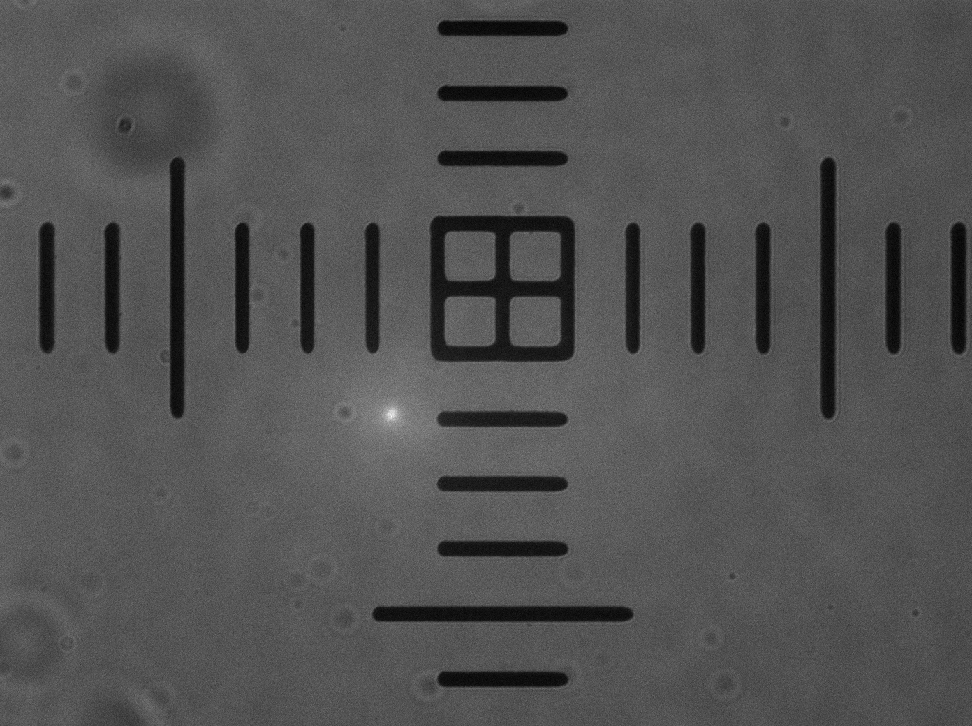
%> input picture Project 4/images/60x_02.tif, 972 x 726 px, shrunk from 1392 x 1040 before the run
$ octave --eval "result = performGVF(imread('../images/60x_02.tif'));"   (GNU Octave 9; MATLAB toolbox functions it lacks are replaced by stand-ins)
%> lines starting %> are read from the running program, lines starting %| are printed output that depends on the picture; in (x1, y1, x2, y2) boxes, pixels count from 0 and x2, y2 are one past the last pixel; in counts of white or black regions, pixels touching at a corner belong together; the program's own positions count from 1
### Project 4/src/gvf/GVF.m
function [u,v] = GVF(f, mu, ITER)
%GVF Compute gradient vector flow.
%   [u,v] = GVF(f, mu, ITER) computes the
%   GVF of an edge map f.  mu is the GVF regularization coefficient
%   and ITER is the number of iterations that will be computed.

%   Chenyang Xu and Jerry L. Prince 6/17/97
%   Copyright (c) 1996-99 by Chenyang Xu and Jerry L. Prince
%   Image Analysis and Communications Lab, Johns Hopkins University

%   modified on 9/9/99 by Chenyang Xu
%   MATLAB do not deal their boundary condition for gradient and del2
%   consistently between MATLAB 4.2 and MATLAB 5. Hence I modify
%   the function to take care of this issue by the code itself.
%   Also, in the previous version, the input "f" is assumed to have been
%   normalized to the range [0,1] before the function is called.
%   In this version, "f" is normalized inside the function to avoid
%   potential error of inputing an unnormalized "f".

[m,n] = size(f);
fmin  = min(f(:));
fmax  = max(f(:));
f = (f-fmin)/(fmax-fmin);  % Normalize f to the range [0,1]

f = BoundMirrorExpand(f);  % Take care of boundary condition
[fx,fy] = gradient(f);     % Calculate the gradient of the edge map
u = fx; v = fy;            % Initialize GVF to the gradient
SqrMagf = fx.*fx + fy.*fy; % Squared magnitude of the gradient field

% Iteratively solve for the GVF u,v
for i=1:ITER,
  u = BoundMirrorEnsure(u);
  v = BoundMirrorEnsure(v);
  u = u + mu*4*del2(u) - SqrMagf.*(u-fx);
  v = v + mu*4*del2(v) - SqrMagf.*(v-fy);
  fprintf(1, '%3d', i);
  if (rem(i,20) == 0)
     fprintf(1, '\n');
  end
end
fprintf(1, '\n');

u = BoundMirrorShrink(u);
v = BoundMirrorShrink(v);

### Project 4/src/performGVF.m
function [snakeINIT, snakeFINAL, f] = performGVF(img, sigma, shape, plotting)
%
% Performs Gradient Vector Flow (GVF) Segmentation
%
% Inputs:  img - an img struct
%          sigma - Gaussian sigma for Canny Edge Detection
%          shape - snake shape, either 'rect' or 'circ'
%
% Outputs: snakeINIT    - initially selected snake
%          snakeFINAL   - converged snake
%


% Argument check
if nargin < 2
    sigma = 1;
    shape = 'rect';
    plotting = false;
elseif nargin < 3
    shape = 'rect';
    plotting = false;
elseif nargin < 4
    plotting = false;
end

% Argument consolidation
if strcmp(shape, 'rect') || strcmp(shape, 'circ')
else
    shape = 'rect';
end

% Initialization
[row, col] = size(img);
%> row = 726; col = 972


% Normalization and equalization of the image
tmp = img - min(min(img));
tmp = tmp / max(max(tmp));
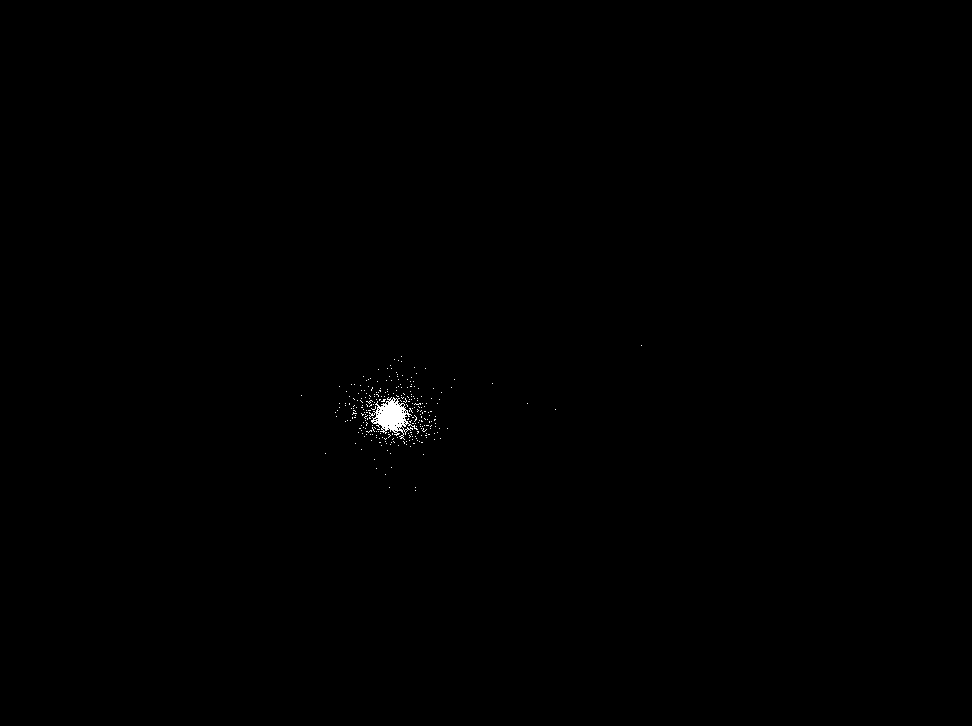
%> tmp: size 726x972 uint16; values 0 (black) and 1 (white), 0.19% white; 272 white regions (271 under 20 px), largest, box (x1, y1, x2, y2) and area: (369, 397, 418, 440) 888
tmp = imadjust(tmp);
disp('   Computing the edge map ...');

% Edge detection
level = graythresh(tmp);    % The average grayness is stored in level
%> level = 0
bw = im2bw(tmp,level*0.8);  % Fully saturated
bw = bwareaopen(bw, 50);    % Remove regions with less than pixels
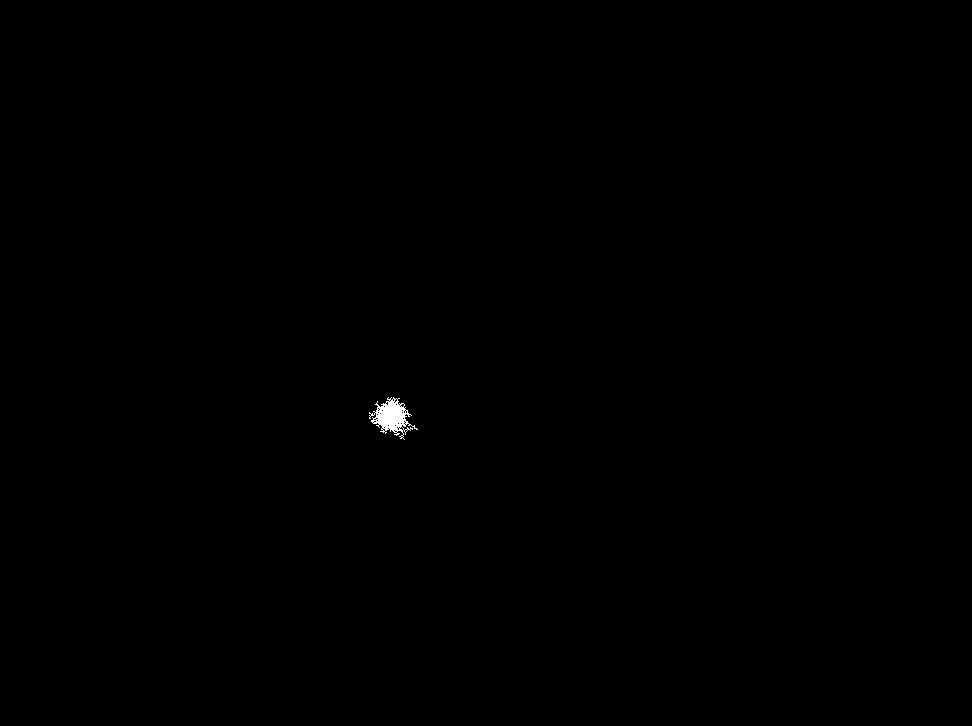
%> bw: size 726x972 logical; 0.13% white; 1 white region, box (x1, y1, x2, y2) and area: (369, 397, 418, 440) 888
cc = bwconncomp(bw, 26);    % Finds regions with more than 26 pixels
%> cc = 1 connected component
grain = false(size(bw));    % Removes the rest of the img
for i = 1:cc.NumObjects
    grain(cc.PixelIdxList{i}) = true;
end
%> this loop made 1 pass
f = double(edge(grain,'canny',0.9,sigma)); % Detects edge with Canny method
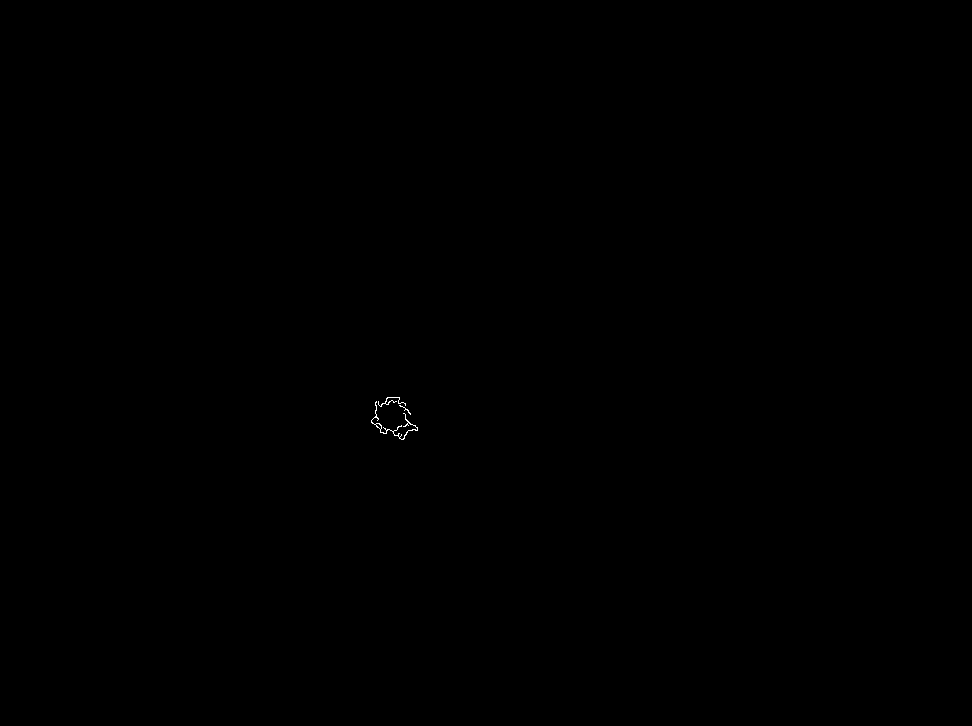
%> f: size 726x972 double; values 0 (black) and 1 (white), 0.04% white in thin lines or dots, all inside (x1, y1, x2, y2) = (371, 397, 418, 440)


% Compute the GVF of the edge map f
disp('   Compute GVF ...');
[u,v] = GVF(f, 0.2, 80); % f:edge map, mu: regularization const, ITER: iterations
%> in GVF, `fmin  = min(f(:));`: fmin = 0
%> in GVF, `fmax  = max(f(:));`: fmax = 1
%> the run ends on the next line
disp('   Nomalizing the GVF external force ...');
mag = sqrt(u.*u+v.*v);
px = u./(mag+1e-10); py = v./(mag+1e-10);
[fx,fy] = gradient(f);

% Setting up initial snake

% User selection if plotting, predefined if not
if plotting
    disp('   Please select the initial snake as a region on the image');
    figure; imshow(img,[]); title('Please select the initial snake as a region on the image');
    rect = getrect; close gcf;
else    % Select a predefined value
    %rect = [18.0000e+000    99.0000e+000   132.0000e+000    62.0000e+000];
    %rect = [474.0000e+000   148.0000e+000    38.0000e+000    42.0000e+000];
    rect = [147.0000e+000   257.0000e+000    23.0000e+000 27.0000e+000];
    %rect = [186.0000e+000   289.0000e+000    73.0000e+000    99.0000e+000];
    %rect = [547.0000e+000   378.0000e+000    53.0000e+000   119.0000e+000];
end
disp('   Building the GVF snake');

% Building the initial snake
if strcmp(shape, 'rect')
    x = [rect(1) rect(1)         rect(1)+rect(3) rect(1)+rect(3)];
    y = [rect(2) rect(2)+rect(4) rect(2)+rect(4) rect(2)];
else     % inner circle
    r = round(0.5*min(rect(3),rect(4)));
    x0 = rect(1) + round(0.5*rect(3));
    y0 = rect(2) + round(0.5*rect(4));
    t = linspace(0,2*pi,128);
    x = x0 + r * cos(t);
    y = y0 + r * sin(t);
end
% Interpolate the snake points so that they are at most 2 and
% at least 0.5 distances away
[x,y] = snakeinterp(x,y,2,0.5);
snakeINIT = [x y];  % Store the inital snake

% Snake deformation
disp('   Starting GVF snake deformation');

if plotting
    figure('units','normalized','position',[.3 .1 .45 .8]);
    subplot(2,1,1);
    imshow(img,[]); title('Original image');
    subplot(2,1,2);
    imshow((1-f), []); title('Snake convergence on edge map')
    axis('square', 'off');
    colormap(gray(64));
    snakedisp(x,y,'r');
    pause(1);
    for i=1:25,
        [x,y] = snakedeform(x,y,0.05,0,1,0.6,px,py,5);
%         [x,y] = snakedeform(x,y,alpha,beta,gamma,kappa,fx,fy,ITER)
%         alpha:   elasticity parameter
%         beta:    rigidity parameter
%         gamma:   viscosity parameter
%         kappa:   external force weight
%         fx,fy:   external force field
        [x,y] = snakeinterp(x,y,2,0.5);
        snakedisp(x,y,'r')
        title(['Deformation in progress,  iter = ' num2str(i*5)])
        pause(0.5);
    end

else
    % Make sure that the snake points are at most 2 distances away and at least 0.5
    [x,y] = snakeinterp(x,y,2,0.5);
    % 125 iterations of snake deformation (i.e. adaptation)
    [x,y] = snakedeform(x,y,0.05,0,1,0.6,px,py,125);
    % Again compress & decompress snake points for 0.5< distance <2
    [x,y] = snakeinterp(x,y,2,0.5);
end
snakeFINAL = [x y];

% [5 lines of commented-out code are left out]

disp('   GVF converged!');

end
